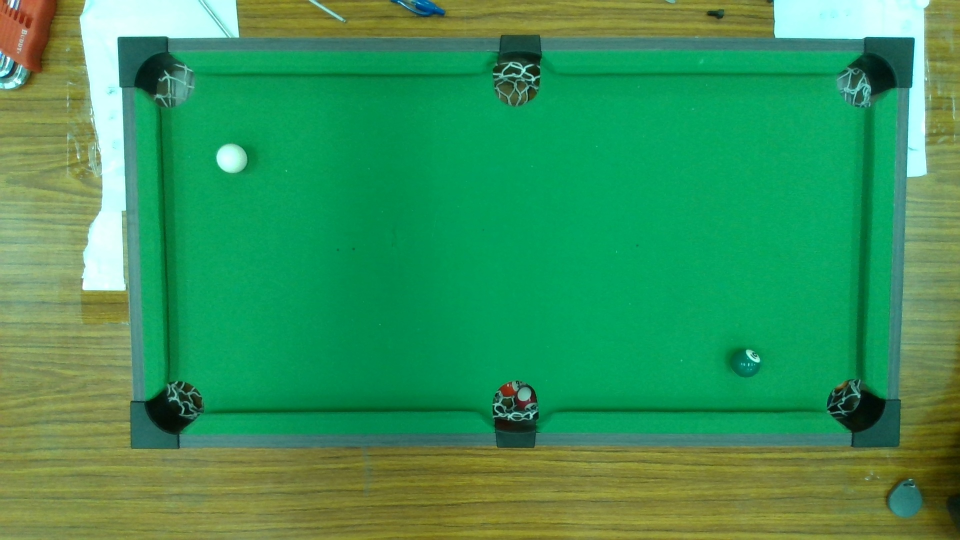
#> input picture realsense_colorimg.jpg, 1920 x 1080 px, found by its file name (shown at 1/2 size)
$ python pythoncandidatesplot.py
#> lines starting #> are read from the running program, lines starting #| are printed output that depends on the picture
import cv2
import numpy as np
import csv
import math


original=cv2.imread(r"C:\Users\wang8\source\repos\C++candidate_path\C++candidate_path\realsense_colorimg.jpg")
#> original is the input picture: shape (1080, 1920, 3); mean B, G, R 89.8, 148.2, 57.8
output = cv2.resize(original,(0,0),fx=0.5,fy=0.5)
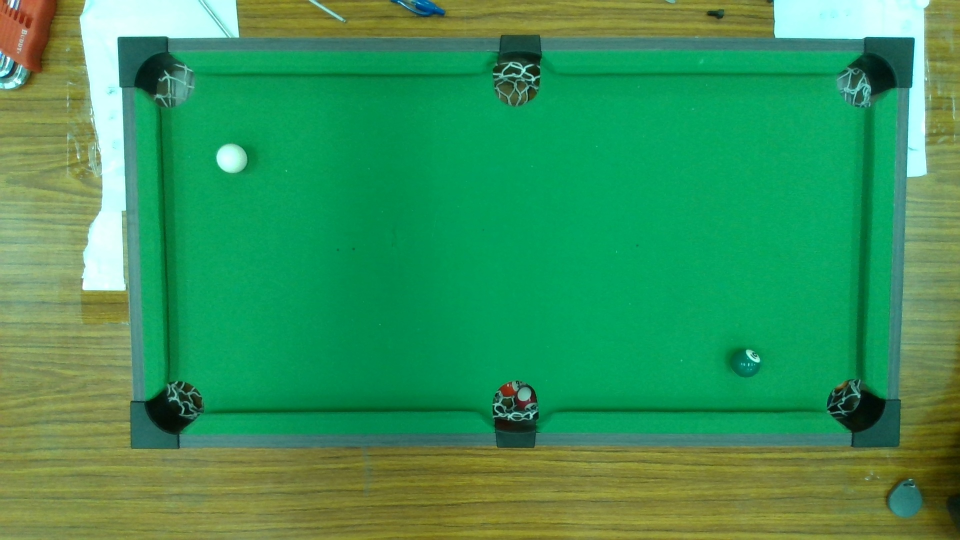
#> output: shape (540, 960, 3); mean B, G, R 90, 148.3, 57.9

#> (the run stopped early here; a loop or call above may not have finished)
